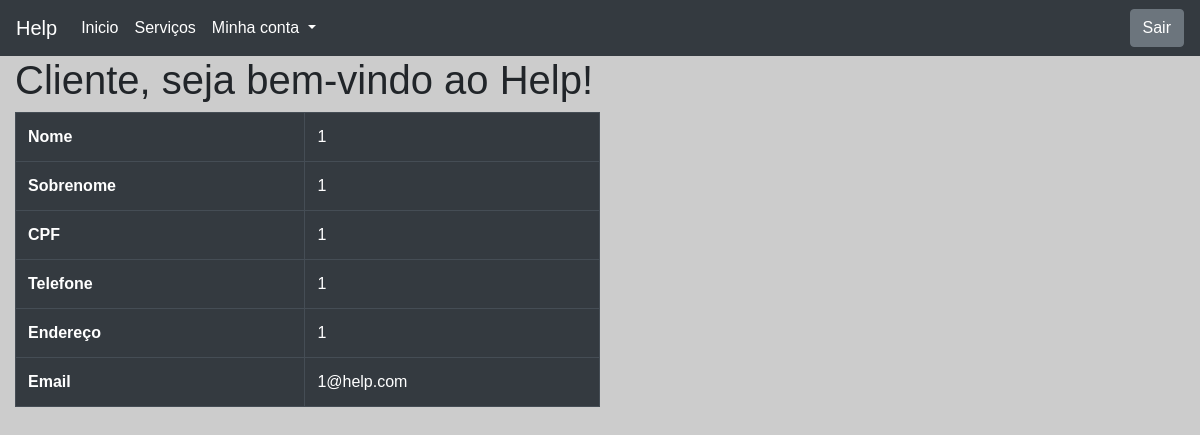
/AreaPrivadaC.php?page=main (signed in), run on the app's committed database.
### tables this page shows
CREATE TABLE `cliente` (
  `id_Cliente` int(11) NOT NULL,
  `Nome` varchar(255) NOT NULL,
  `Sobrenome` varchar(255) NOT NULL,
  `CPF` varchar(15) NOT NULL,
  `Telefone` varchar(11) NOT NULL,
  `Cidade` varchar(255) NOT NULL,
  `id_Login` int(11) NOT NULL
);

### main.php (the view, shortened to what this page needs)
<!DOCTYPE html>
<html>
<?php
	require_once './CLASSES/Cliente.php';
	include_once("config.php");
	$result_Cliente = "SELECT id_Cliente, nome, sobrenome, cpf, telefone, cidade FROM Cliente WHERE id_Login=".$_SESSION['id_Cliente'];
	$resultado_Cliente = mysqli_query($conn, $result_Cliente);
	$row_Cliente = mysqli_fetch_assoc($resultado_Cliente);
	$result_login = "SELECT id_Login, email FROM login WHERE id_Login=".$_SESSION['id_Cliente'];
	$resultado_login = mysqli_query($conn, $result_login);
	$row_login = mysqli_fetch_assoc($resultado_login);
?>
<head>
</head>
<body>
  <div class="tab">
	<h1> Cliente, seja bem-vindo ao Help!</h1>
<table class="table table-bordered table-dark">
    <tr>
      <th scope="row">Nome</th>
      <td><?php echo $row_Cliente['nome'];?></td>
    </tr>
    <tr>
      <th scope="row">Sobrenome</th>
      <td><?php echo $row_Cliente['sobrenome'];?></td>
    </tr>
    <tr>
      <th scope="row">CPF</th>
      <td ><?php echo $row_Cliente['cpf'];?></td>
    </tr>
    <tr>
      <th scope="row">Telefone</th>
      <td ><?php echo $row_Cliente['telefone'];?></td>
    </tr>
    <tr>
      <th scope="row">Endereço</th>
      <td ><?php echo $row_Cliente['cidade'];?></td>
    </tr>
    <tr>
      <th scope="row">Email</th>
      <td ><?php echo $row_login['email'];?></td>
    </tr>
</table>
</div>
</body>
</html>

### CSS/estylo.css (style rules this page uses)
* { margin:0px; padding: 0px; list-style: none; font-size: 1.0rem; font-family: Arial; }
body { background-image: url("https://serving.photos.photobox.com/39079628b93f5f642116b8248e99b91ad93f24139853e7c96b7d4234f3980b6a9df1e120.jpg"); background-repeat: no-repeat; background-position: right top 20px; background-size: 50%; }
.tab { width: 50%; }

### data on the page
cliente: Nome "1", Sobrenome "1", CPF "1", Telefone "1", Cidade "1"

### other printed values
$row_login['email'] "1@help.com"
